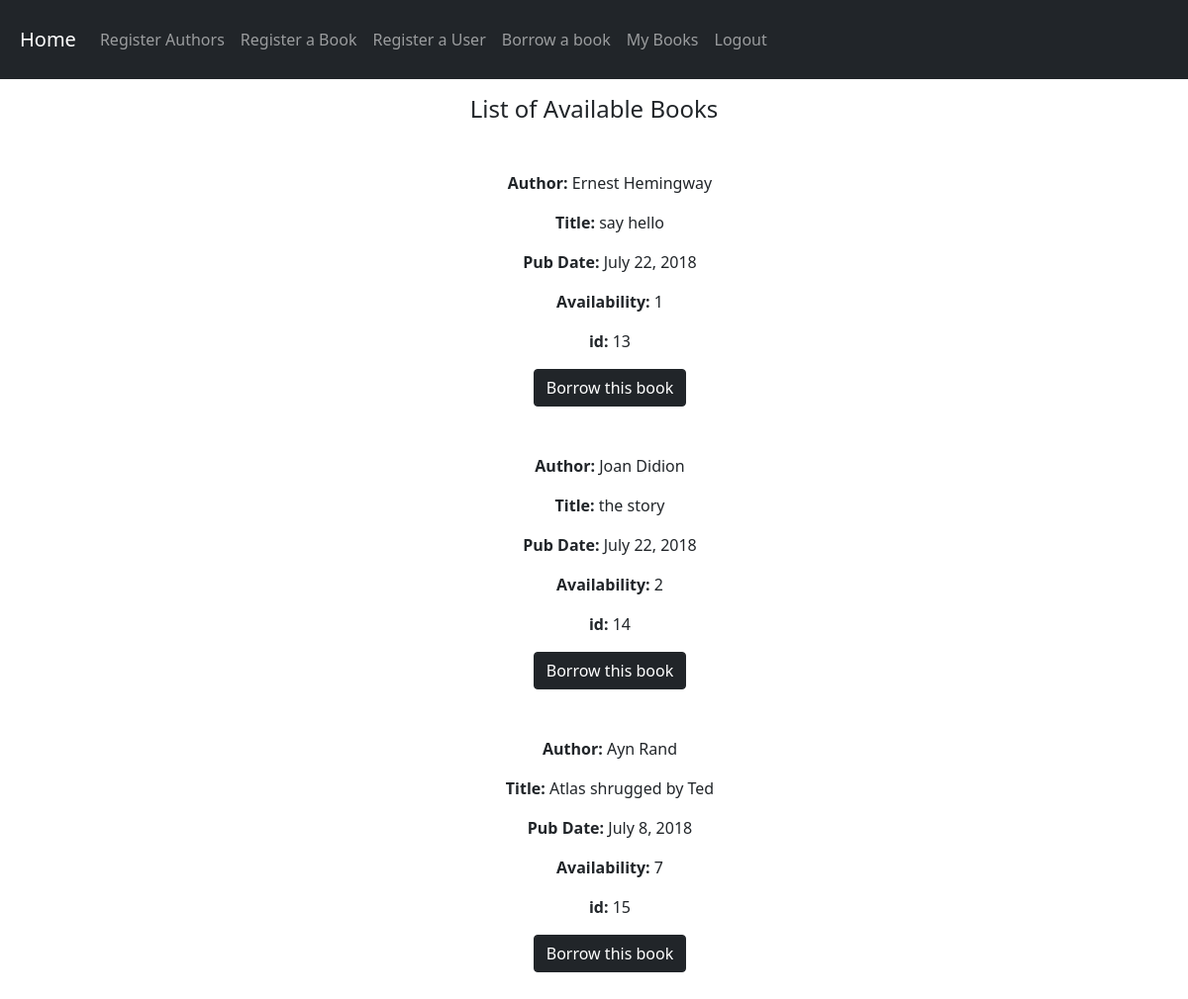
Screenshot of /list/ (signed in) with the database file from the repository.
### book_app/models.py (models this page shows, shortened)
class Book(models.Model):
    title = models.CharField(max_length=200)
    pub_date = models.DateField()
    quantity = models.PositiveIntegerField(default=1)
    author = models.ForeignKey(Author, on_delete=models.PROTECT, blank=True)

class Author(models.Model):
    writer = (
        ('Ernest Hemingway','Ernest Hemingway'),
        ('Joan Didion','Joan Didion'),
        ('Ray Bradbury','Ray Bradbury'),
        ('Ayn Rand','Ayn Rand'),
        ('Gillian Flynn','Gillian Flynn'),
        ("Jane Austen","Jane Austen")
    )
    available_authors = models.CharField(max_length = 200, choices = writer, blank = True, unique=True)
    def __str__(self):
        return self.available_authors

### book_app/views.py (the view)
# urls.py: path('list/', views.list, name = 'list'),
@login_required
def list(request):
    book = Book.objects.all()
    context = {'books': book}
    return render(request, 'pages/bookList.html', context)

### templates/pages/bookList.html
{% extends 'base.html' %}
{% block content %}
<h4 class = 'mt-3 text-center mt-3 mb-5'> List of Available Books</h4>
<ul class = 'text-center mt-2'>
  {% for book in books %}
  <p><b>Author:</b> {{ book.author }}</p>
  <p><b>Title: </b>{{ book.title }}</p>
  <p><b>Pub Date:</b> {{book.pub_date}}</p>
  <p><b>Availability:</b> {{book.quantity}}</p>
  <p><b>id:</b> {{book.id}}</p>
  <a href="{%url 'details' book.id%}" class="btn btn-dark mb-5" role="button">Borrow this book</a>
  {% empty %}
  <p>The list is empty, add books</p>
  {% endfor %}
</ul>
{% endblock %}

### rows the page displays
Book: author "Ernest Hemingway", title "say hello", pub_date "July 22, 2018", quantity "1", id "13"
Book: author "Joan Didion", title "the story", pub_date "July 22, 2018", quantity "2", id "14"
Book: author "Ayn Rand", title "Atlas shrugged by Ted", pub_date "July 8, 2018", quantity "7", id "15"
